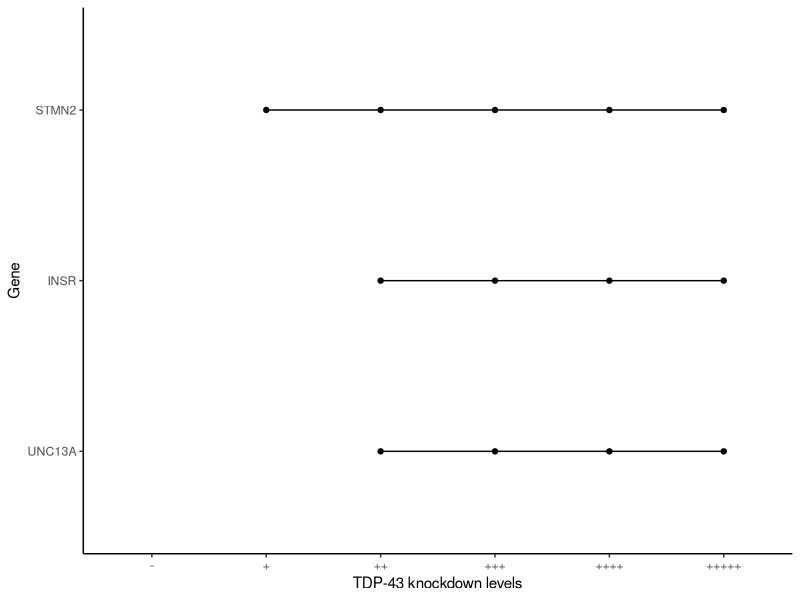

This figure's R source: (Note: this script raises an error after producing the figure.)
library(tidyverse)


##load sy5y annot

data_puja <- data.frame(c(rep("STMN2",6), rep("INSR",6), rep("UNC13A",6)),
                     rep(c("-", "+", "++", "+++", "++++", "+++++"),3),
                     c("no",rep("yes",5),"no","no",rep("yes",4),"no","no",rep("yes",4)))
names(data_puja) <- c("Gene", "TDP-43 knockdown levels", "presence")
data_puja$Gene <- factor(data_puja$Gene, levels = c("STMN2", "INSR", "UNC13A"))

hello <- data_puja %>% 
  ggplot(aes(x = `TDP-43 knockdown levels`, y = Gene, color = presence, group = Gene)) +
  geom_line(#linewidth = 1.5, 
    show.legend = F) +
  geom_point(#size = 6, 
    show.legend = F) +
  scale_color_manual(values = c("white", "black")) +
  scale_y_discrete(limits=rev) +
  theme_classic()
print(hello)


list_gene <- c("STMN2", "INSR", "UNC13A")
plot_early_late <- sy5y_full_annot %>%
  #group_by(gene_id) %>% 
  arrange(desc(dox075)) %>% 
  distinct(gene_id, .keep_all = T) %>% 
  filter(cryptic == "yes") %>% 
  pivot_longer(cols = c(8:13)) %>% 
  mutate(label_junction = case_when(name == "dox025" &
                                      gene_id %in% list_gene
                                    ~ gene_id, T ~ "")) %>%
  mutate(color_gene_name = ifelse(gene_id %in% list_gene, "2", "1")) %>%
  mutate(alpha_gene_name = ifelse(color_gene_name == "2", "2", "1")) %>% 
  ggplot(mapping = aes(x = name, y = value, group = paste_into_igv_junction)) +
  geom_line(aes(color = color_gene_name, alpha = alpha_gene_name), show.legend = F) +
  geom_text_repel(aes(label = label_junction), point.padding = 0.2,
                  nudge_y = 0.2, min.segment.length = 0.2, box.padding  = 2, max.overlaps = Inf, size=4, show.legend = F) +
  geom_hline(yintercept = 0.1, linetype = "dotted") +
  scale_color_manual(values = c("gray", "#3288BD", "#D53E4F")) +
  scale_alpha_manual(values = c(0.1,1)) +
  xlab("") +
  ylab("PSI") +
  scale_x_discrete(labels = c("-", "+", "++", "+++", "++++", "+++++")) +
  scale_y_continuous(breaks=seq(0,1,0.2)) +
  #  labels = c(0,0.2,0.4,0.6,0.8,1)) +
  theme_classic()
print(plot_early_late)

heya <- plot_early_late / hello + patchwork::plot_layout(heights = c(3, 1))
ggsave("/Users/matteozanovello/Desktop/curves_puja.png", heya, width = 12)
          
           
